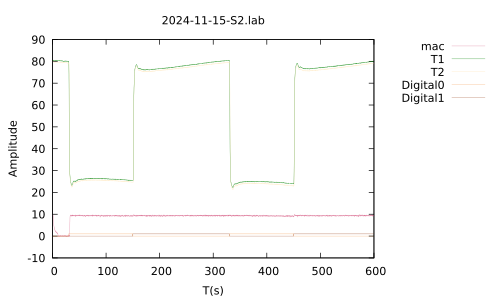

The gnuplot source for this figure:
set terminal pdf
set encoding utf8
set output "2024-11-15-S2.pdf"
set encoding utf8
#set xrange [0.0:600.0]
#set yrange [0.0:20.0]
set key outside
set style line 1 linecolor rgb '#DB7093' linewidth 0.1
set style line 2 linecolor rgb '#008000' linewidth 0.1
set style line 3 linecolor rgb '#FFE4B5' linewidth 0.1
set style line 4 linecolor rgb '#F4A460' linewidth 0.1
set style line 5 linecolor rgb '#A0522D' linewidth 0.1
set title "2024-11-15-S2.lab"
set xlabel "T(s)"
set ylabel "Amplitude"
plot "2024-11-15-S2.lab" every ::1 using 1:2 w l linestyle 1 title "mac", "2024-11-15-S2.lab" using 1:3 w l linestyle 2 title "T1", "2024-11-15-S2.lab" using 1:4 w l linestyle 3 title "T2", "2024-11-15-S2.lab" using 1:5 w l linestyle 4 title "Digital0", "2024-11-15-S2.lab" using 1:6 w l linestyle 5 title "Digital1"
